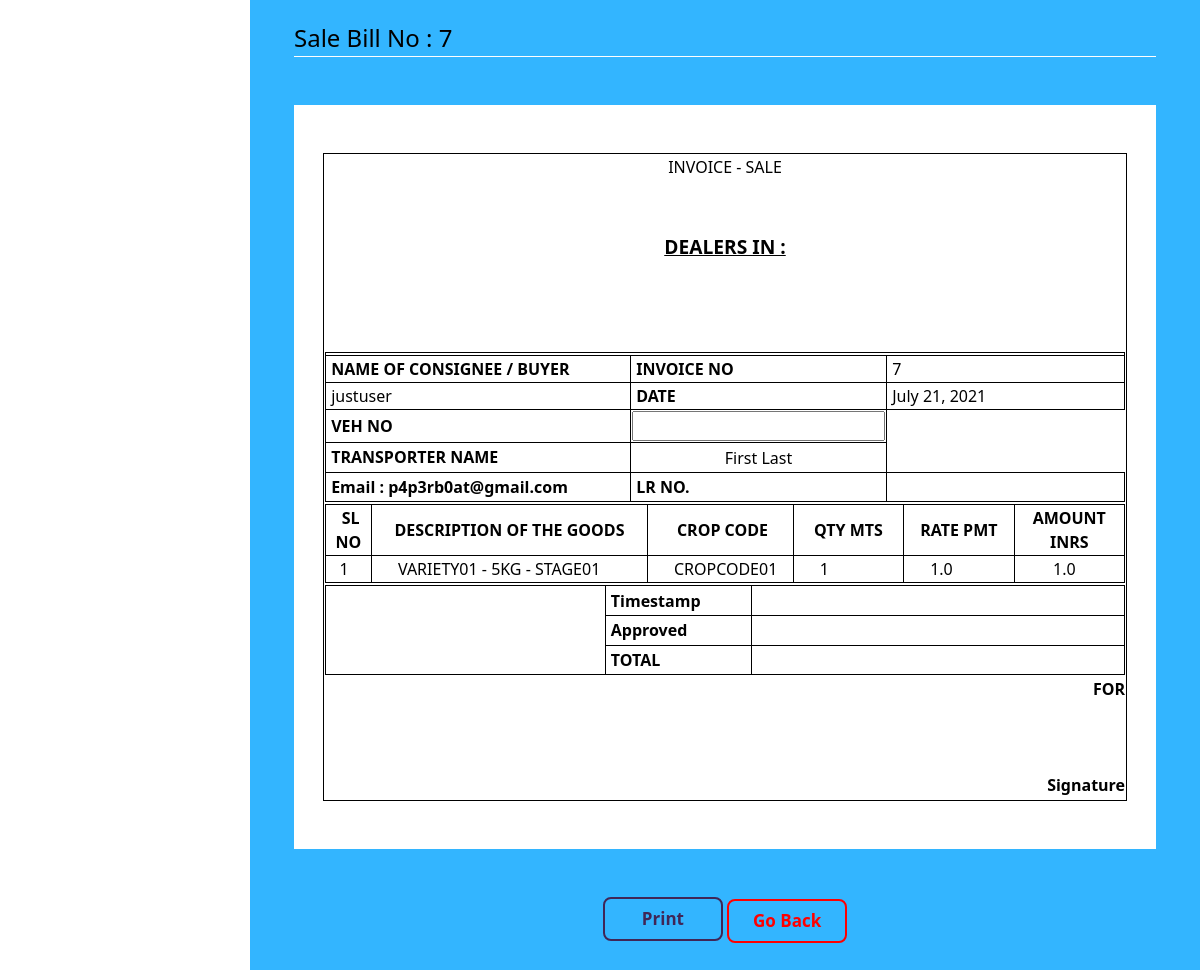
The page /sales/7 on the database its author committed.
### umasagar/models.py (models this page shows, shortened)
class TimeStamp(models.Model):
    time = models.DateTimeField(auto_now_add = True)
    user = models.ForeignKey(MyUser,on_delete = models.CASCADE)
    class Meta:
        abstract = True

class SaleBill(TimeStamp):
    billno = models.AutoField(primary_key=True)
    time = models.DateTimeField(auto_now=True)
    dealer = models.ForeignKey(MyUser, on_delete = models.SET_NULL, related_name='saledealer',null = True,verbose_name = 'select user')
    name = models.CharField(max_length=150,blank = True,null = True)
    phone = models.CharField(max_length=13,blank = True,null = True)
    address = models.TextField(blank = True,null = True)
    email = models.EmailField(max_length=254,blank = True,null = True)
    lrno = models.CharField(max_length = 254,blank = True,null = True,verbose_name = 'LR No.')
    vehicleno = models.CharField(max_length = 254,blank = True,null = True,verbose_name = 'Vehicle No.')
    s1approve = models.BooleanField(default = False,verbose_name = 'Approve')
    s2approve = models.BooleanField(default = False,verbose_name = 'Approve')
    logapprove = models.BooleanField(default = False,verbose_name = 'Approve')

class SaleBillDetails(TimeStamp):
    user = models.ForeignKey(MyUser,on_delete = models.CASCADE,blank = True,null=True)
    billno = models.ForeignKey(SaleBill, on_delete = models.CASCADE, related_name='saledetailsbillno')
    eway = models.CharField(max_length=50, blank=True, null=True)
    veh = models.CharField(max_length=50, blank=True, null=True)
    destination = models.TextField(blank=True, null=True)
    po = models.CharField(max_length=50, blank=True, null=True)
    transporter = models.CharField(max_length=50, default = 'First Last')
    cgst = models.CharField(max_length=50, blank=True, null=True)
    sgst = models.CharField(max_length=50, blank=True, null=True)
    igst = models.CharField(max_length=50, blank=True, null=True)
    cess = models.CharField(max_length=50, blank=True, null=True)
    tcs = models.BooleanField(default = False)
    total = models.CharField(max_length=50, blank=True, null=True)

class SaleItem(models.Model):
    billno = models.ForeignKey(SaleBill, on_delete = models.CASCADE, related_name='salebillno')
    product = models.ForeignKey(Product, on_delete = models.CASCADE)
    quantity = models.IntegerField(default=1)
    perprice = models.FloatField(default=1)
    totalprice = models.FloatField(default=1)

class Product(models.Model):
	company = models.ForeignKey(Company, on_delete = models.CASCADE)
	crop_group = models.ForeignKey(CropGroup, on_delete = models.CASCADE)
	crop_code = models.ForeignKey(CropCode, on_delete = models.CASCADE)
	crop_category = models.ForeignKey(CropCategory, on_delete = models.CASCADE)
	stage = models.ForeignKey(Stage, on_delete = models.CASCADE)
	variety_code = models.OneToOneField(VarietyCode, on_delete = models.CASCADE,primary_key = True)
	uom = models.ForeignKey(UOM, on_delete = models.CASCADE)
	pack_size = models.CharField(max_length = 100)
	price = models.DecimalField(max_digits = 15,decimal_places = 2)
	def __str__(self):
		return str(self.variety_code)

class VarietyCode(models.Model):
	variety_code = models.CharField(max_length = 100,unique = True,primary_key = True,validators=[validate_pk])
	def __str__(self):
		return self.variety_code

class UOM(models.Model):
	uom = models.CharField(max_length = 100)
	def __str__(self):
		return self.uom

class Stage(models.Model):
	stage = models.CharField(max_length = 100)
	def __str__(self):
		return self.stage

class CropCode(models.Model):
	crop_code = models.CharField(max_length = 100)
	def __str__(self):
		return self.crop_code

### umasagar/views.py (the view)
# urls.py: path('sales/<billno>', SaleBillView.as_view(), name="sale-bill"),
class SaleBillView(View):
    template_name = "sale_bill.html"
    def get(self, request, billno):
        bill = SaleBill.objects.get(billno=billno)
        items = SaleItem.objects.filter(billno=billno)
        billdetails = SaleBillDetails.objects.get(billno=billno)
        context = {
            'bill'          : bill,
            'items'         : items,
            'billdetails'   : billdetails,
        }
        return render(request, self.template_name, context)

### umasagar/templates/sale_bill.html (shortened to what this page needs)
{% extends 'bill_base.html' %}
{% load static %}
{% block content %}
    <div style="color:black; font-style: bold; font-size: 1.5rem;  border-bottom: 1px solid white;">Sale Bill No : {{ bill.billno }}</div>
    <br><br>
    <form method="post">
        <div class="bg">
            <br><br>
            <div id="printArea" class="bg">
                <table class="outer-box inner-box" style="width: 800px; margin-left: auto; margin-right: auto;">
                    <tbody>
                        <tr style="height: 1px;">
                            <td> <p style="text-align: center;">INVOICE - SALE</p> </td>
                        </tr>
                        <tr style="text-align: center;">
                            <td >
                                 <br>
                                <span style="font-size: 120%; font-weight: bold; text-decoration: underline;">DEALERS IN : {{billdetails.user.company.works_on}}</span> <br>
                            </td>
                        </tr>
                        <tr>
                            <td>
                            <table class="outer-box" style="width: 800px; margin-left: auto; margin-right: auto;">
                                <tbody>
                                    <tr>
                                        <td class="inner-box" style="text-align: center; font-weight: bold;" colspan="3"></td>
                                    </tr>
                                    <tr>
                                        <td class="inner-box" style="width: 50%; font-weight: bold;">&nbsp;NAME OF CONSIGNEE / BUYER</td>
                                        <td class="inner-box" style="width: 25%; font-weight: bold;">&nbsp;INVOICE NO</td>
                                        <td class="inner-box" style="width: 25%;">&nbsp;{{ bill.billno }}</td>
                                    </tr>
                                    <tr>
                                        <td class="inner-box" style="width: 50%;">&nbsp;{{ bill.name }}</td>
                                        <td class="inner-box" style="width: 25%; font-weight: bold;">&nbsp;DATE</td>
                                        <td class="inner-box" style="width: 25%;">&nbsp;{{ bill.time.date }}</td>
                                    </tr>
                                    <tr>
                                        <td class="inner-box" style="width: 25%; font-weight: bold;">&nbsp;VEH NO</td>
                                        <td class="inner-box align-middle" style="width: 25%;"> <input type="text" name="veh" class="align-middle" style="font-weight: bold;" value="{% if billdetails.veh %}{{ billdetails.veh }}{% endif %}"> </td>
                                    </tr>
                                    <tr>
                                        <td class="inner-box" style="width: 25%; font-weight: bold;">&nbsp;TRANSPORTER NAME</td>
                                        <td class="inner-box align-middle" style="width: 25%;"> <input type="text" name="transporter" class="align-middle" style="border: 0; overflow: hidden;" value="{% if billdetails.transporter %}{{ billdetails.transporter }}{% endif %}"> </td>
                                    </tr>
                                    <tr>
                                        <td class="inner-box" style="font-weight: bold;">&nbsp;Email : {{ bill.email }} </td>
                                        <td class="inner-box" style="width: 25%; font-weight: bold;">&nbsp;LR NO.</td>
                                        <td class="inner-box align-middle" style="width: 25%;"> <input type="text" name="po" class="align-middle" style="border: 0; overflow: hidden;" value="{% if billdetails.po %}{{ billdetails.po }}{% endif %}"> </td>
                                    </tr>
                                </tbody>
                            </table>
                            </td>
                        </tr>
                        <tr>
                            <td>
                            <table class="outer-box" style="width: auto; margin-left: auto; margin-right: auto;">
                                <tbody>
                                    <tr>
                                        <td class="inner-box" style="width: 5%; font-weight: bold; text-align: center;">&nbsp;SL NO</td>
                                        <td class="inner-box" style="width: 30%; font-weight: bold; text-align: center;">DESCRIPTION OF THE GOODS</td>
                                        <td class="inner-box" style="width: 12%; font-weight: bold; text-align: center;">&nbsp;CROP CODE</td>
                                        <td class="inner-box" style="width: 12%; font-weight: bold; text-align: center;">QTY MTS</td>
                                        <td class="inner-box" style="width: 12%; font-weight: bold; text-align: center;">RATE PMT</td>
                                        <td class="inner-box" style="width: 12%; font-weight: bold; text-align: center;">AMOUNT INRS</td>
                                    </tr>
                                    {% for item in items %}
                                        <tr style="height: auto;">
                                            <td class="inner-box" style="width: 5%;">&nbsp;&nbsp; {{ forloop.counter }}</td>
                                            <td class="inner-box" style="width: 30%;">&nbsp; &nbsp;&nbsp;&nbsp;&nbsp;{{ item.product }} - {{item.product.uom}} - {{item.product.stage}}</td>
                                            <td class="inner-box" style="width: 12%;">&nbsp;&nbsp;&nbsp;&nbsp;&nbsp;&nbsp;{{item.product.crop_code}}</td>
                                            <td class="inner-box" style="width: 12%;">&nbsp;&nbsp;&nbsp;&nbsp;&nbsp; {{ item.quantity }}</td>
                                            <td class="inner-box" style="width: 12%;">&nbsp; &nbsp;&nbsp;&nbsp;&nbsp;{{ item.perprice }}</td>
                                            <td class="inner-box" style="width: 12%;">&nbsp;&nbsp;&nbsp;&nbsp;&nbsp;&nbsp;&nbsp;&nbsp;&nbsp;{{ item.totalprice }}</td>
                                        </tr>
                                    {% endfor %}
                                </tbody>
                            </table>
                            </td>
                        </tr>
                        <tr>
                            <td>
                            <table class="outer-box inner-box" style="width: 800px; margin-left: auto; margin-right: auto;">
                                <tbody>
                                    <tr>
                                        <td class="inner-box" style="width: 35%; text-align: center;" rowspan="6">
                                        </td>
                                    </tr>
                                    <tr>
                                        <td class="inner-box" style="font-weight: bold;">&nbsp;Timestamp </td>
                                        <td class="inner-box align-middle">&nbsp; <input type="text" name="igst" class="align-middle" pattern="[0-9]+\.[0-9]+" style="border: 0; overflow: hidden;" value="{% if billdetails.igst %}{{ billdetails.igst }}{% endif %}"></td>
                                    </tr>
                                    <tr>
                                        <td class="inner-box" style="font-weight: bold;">&nbsp;Approved</td>
                                        <td class="inner-box align-middle">&nbsp; <input type="text" name="tcs" class="align-middle" pattern="[0-9]+\.[0-9]+" style="border: 0; overflow: hidden;" value="{% if billdetails.tcs %}{{ billdetails.tcs }}{% endif %}"></td>
                                    </tr>
                                    <tr>
                                        <td class="inner-box" style="font-weight: bold;">&nbsp;TOTAL</td>
                                        <td class="inner-box align-middle">&nbsp; <input type="text" name="total" class="align-middle" pattern="[0-9]+\.[0-9]+" style="border: 0; overflow: hidden;" value="{% if billdetails.total %}{{ billdetails.total }}{% endif %}"> </td>
                                    </tr>
                                </tbody>
                            </table>
                            </td>
                        </tr>
                        <tr>
                            <td style="text-align: right;">
                                <span style="font-weight: bold;">FOR {{billdetails.user.company.company}} <br><br><br><br> Signature</span>
                            </td>
                        </tr>
                        <tr>
                            <td style="text-align: center;">
                            </td>
                        </tr>
                    </tbody>
                </table>
            </div>
            <br><br>
        </div>
        <br><br>
        <div class="wrapper">
            <button class="center ghost-blue" onclick="printpage('printArea')">Print</button>
            <a href="{% url 'umasagar:sales-list' %}" class="btn center ghost-button">Go Back</a>
        </div>
    </form>
{% endblock %}

### assets/css/main.css (style rules this page uses)
body, html { height: 100%; }
p { color:black; }
a { color:#402657; }
.align-middle { text-align: center; }
.ghost-button { color: red; background-color: transparent; border: 2px solid red; font-size: 17px; padding: 7px 12px; font-weight: bolder; transition-duration: 0.2s; display: inline-block; text-decoration: none; font-family: 'Open Sans', sans-serif; min-width: 120px; border-radius: 8px; }
.ghost-blue { color: #402657; background-color: transparent; border: 2px solid #402657; font-size: 17px; padding: 7px 12px; font-weight: bolder; transition-duration: 0.2s; display: inline-block; text-decoration: none; font-family: 'Open Sans', sans-serif; min-width: 120px; border-radius: 8px; }

### assets/css/bill.css (style rules this page uses)
.outer-box { border-collapse: collapse; }
.inner-box { border: 1px solid #000; }
.wrapper { text-align: center; }
.center { position: relative; }
.bg { background-color: #fff; color: #000; }
p { background-color: #fff; color: #000; }

### rows shown on the page
SaleBill: billno "7", name "justuser", time "July 21, 2021", email "p4p3rb0at@gmail.com"
SaleBillDetails: transporter "First Last"
SaleItem: product "VARIETY01", product.uom "5KG", product.stage "STAGE01", product.crop_code "CROPCODE01", quantity "1", perprice "1.0", totalprice "1.0"
